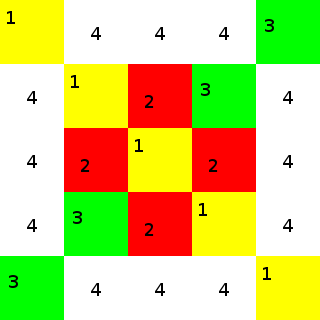

Rendered tile map (Tiled .tmx) drawn with the repository's tilesets; below, a short description and the full map source, tile grids included:
An orthogonal 5x5 tile map with 64x64 px tiles, 1 tile layer (Kachelebene 1).

<map version="1.0" orientation="orthogonal" renderorder="left-down" width="5" height="5" tilewidth="64" tileheight="64" nextobjectid="1">
 <tileset firstgid="1" name="SimpleTileset" tilewidth="64" tileheight="64" tilecount="4" columns="2">
  <image source="tiles.png" width="128" height="128" />
 </tileset>
 <layer name="Kachelebene 1" width="5" height="5">
  <data encoding="csv">
1,4,4,4,3,
4,1,2,3,4,
4,2,1,2,4,
4,3,2,1,4,
3,4,4,4,1
</data>
 </layer>
</map>
